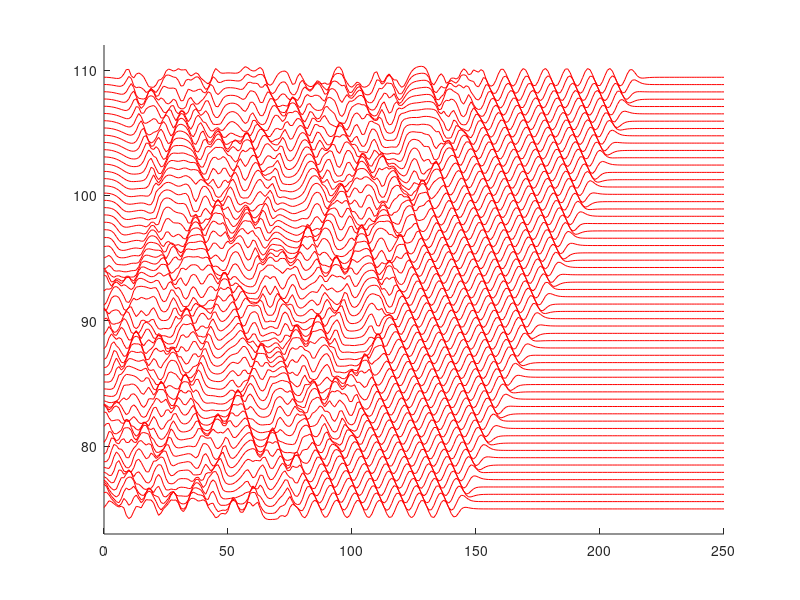

This figure's MATLAB source:
function fd1d_predator_prey_plot ( )

%*****************************************************************************80
%
%% FD1D_PREDATOR_PREY_PLOT
%
% Program to plot the 1D travelling waves corresponding to outputted data
% from react_diffP1_pbc.f. Currently much is commented out so that only the
% solutions for u are plotted. Important note: the paths for loading the data 
% may need to be amended accordingly.
% 28 Apr 2003

format

% Load data that was output from react_diffP1_pbc.f

load u1d.txt -ascii
% load v1d.txt -ascii
load data.txt -ascii

[rows,cols]=size(u1d);
NO_PROF=rows;       % recall every Sth profile kept
NO_NODE=cols;       % approx 1000 nodes per profile

TMAX=data(1);    % max time value
TMIN=data(2);    % min time value
LMAX=data(3);       % max x value
LMIN=data(4);
DELT=data(5);    % del t
DELX=data(6);    % del x
DIMJ=round(data(7));  % BIGJ+1
DIMN=round(data(8)); % BIGN+1
S = round(data(9));  % plot every 'sth' profile
R = round(data(10));   % use every 'rth' node per profile
RC = data(11);    % amplitude of PPW
LAM0 = data(12);
LAM1 = data(13);
OM0 = data(14);
OM1 = data(15);
CHOICE = round(data(16));   % 1 for Gaussian initial data
                               % and 0 for PPW initial data
SMALLN= round(TMIN/DELT);
SMALLJ=round(LMIN/DELX);

if CHOICE==0
  ans=input('Do you wish to plot the exact PPW too (y or n)?   ','s');
else
  ans = 'n';
end
    
% Set up subplots

% subplot(2,1,1)
hold on
axis([LMIN LMAX (TMIN-2) (TMAX+2)])
%axis square
% title('Periodic plane waves  ')
% xlabel('x  ')
% ylabel('u(x,t) + t ')
% subplot(2,1,2)
% hold on
% axis([LMIN LMAX (TMIN-2*RC) TMAX])
% axis square
% title('Periodic plane waves  ')
% xlabel('x  ')
% ylabel('v(x,t) + t ')

j_index=1:NO_NODE;
x_values=(SMALLJ+(j_index-1)*R)*DELX;

if ans=='y'

	for prof = 1:NO_PROF
        
		time = (SMALLN+(prof-1)*S)*DELT;
               
		U = RC*cos((OM0+OM1*(RC^2))*time + sqrt(LAM0-LAM1*(RC^2))*x_values);
		V = RC*sin((OM0+OM1*(RC^2))*time + sqrt(LAM0-LAM1*(RC^2))*x_values);
        
          % notice the special matlab feature here: 'time' is a scaler, while
          % 'x_values' is a vector, so in the argument for cos and sin matlab
          % automatically adds a scaler to each component of a vector.
            
        % subplot(2,1,1)
		plot(x_values,u1d(prof,:)+time,'k--');
          % profile plotted for u1d
		plot(x_values,U+time,'k');
          % profile plotted for exact PPW solution U
                
		% subplot(2,1,2)
		% plot(x_values,v1d(prof,:)+time,'k');
		  % profile plotted for v1d
		% plot(x_values,V+time,'-.');
          % profile plotted for exact PPW solution V
          
	end
  
elseif ans=='n'
        
	for prof = 1:NO_PROF
        
		time = (SMALLN+(prof-1)*S)*DELT;
              
		% subplot(2,1,1)
		plot(x_values,u1d(prof,:)+time,'r');
          % profile plotted for U
		% subplot(2,1,2)
		% plot(x_values,v1d(prof,:)+time);
		  % profile plotted for V
          
	end  

else

    error('Input must be y or n ')
    
end

  return
end
